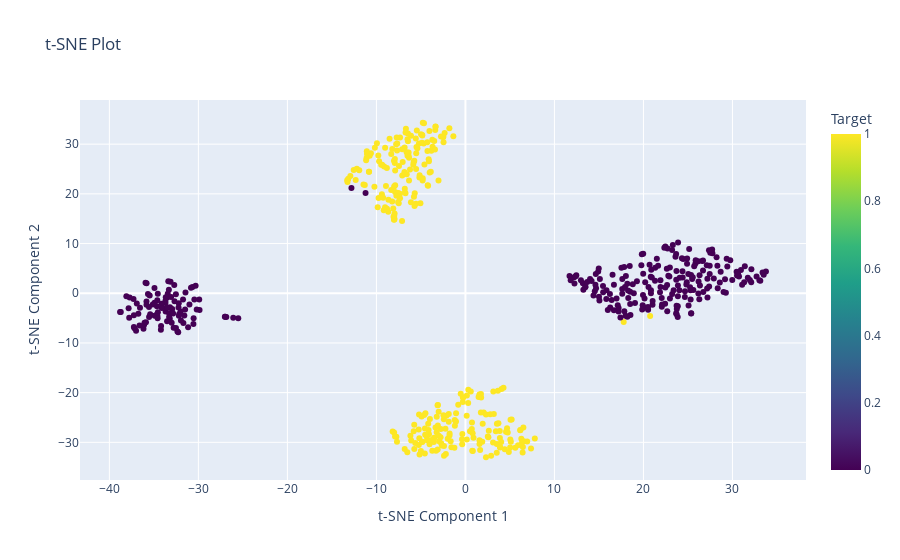

Notebook code cell kept with this figure:
### Code cell
from sklearn.manifold import TSNE
import plotly.express as px

def tsne_plot(dataframe, target_column):
    """
    Generates a t-SNE plot using Plotly with hover information to visualize high-dimensional data.

    Parameters:
    - dataframe: pandas DataFrame containing numeric columns.
    - target_column: Name of the target column in the DataFrame.

    Returns:
    - fig: Plotly Figure object containing the t-SNE plot with hover information.
    """
    # Extract features and target variable
    X = dataframe.drop(columns=[target_column])
    y = dataframe[target_column]

    # Initialize t-SNE object
    tsne = TSNE(n_components=2, random_state=42, perplexity=40)

    # Fit and transform the data
    X_tsne = tsne.fit_transform(X)

    # Create Plotly scatter plot with hover information
    fig = px.scatter(x=X_tsne[:, 0], y=X_tsne[:, 1], color=y, labels={'x': 't-SNE Component 1', 'y': 't-SNE Component 2'}, color_continuous_scale='viridis', title='t-SNE Plot')
    fig.update_coloraxes(colorbar_title=target_column)
    fig.update_traces(hoverinfo='text', text=dataframe.index.to_list())

    return fig, X_tsne

def tsne_plot(dataframe, target_column):
    """
    Generates a t-SNE plot using Plotly with hover information to visualize high-dimensional data.

    Parameters:
    - dataframe: pandas DataFrame containing numeric columns.
    - target_column: Name of the target column in the DataFrame.

    Returns:
    - fig: Plotly Figure object containing the t-SNE plot with hover information.
    """
    # Extract features and target variable
    X = dataframe.drop(columns=[target_column])
    y = dataframe[target_column]

    # Initialize t-SNE object
    tsne = TSNE(n_components=2, random_state=42)

    # Fit and transform the data
    X_tsne = tsne.fit_transform(X)

    # Create hover text with sample indices
    hover_text = ['Index: {}'.format(index) for index in dataframe.index]

    # Create Plotly scatter plot with hover information
    fig = px.scatter(x=X_tsne[:, 0], y=X_tsne[:, 1], color=y, labels={'x': 't-SNE Component 1', 'y': 't-SNE Component 2'}, color_continuous_scale='viridis', title='t-SNE Plot', hover_name=hover_text)
    fig.update_coloraxes(colorbar_title=target_column)

    return fig, X_tsne

# Example usage:
# Replace 'df' with your DataFrame and 'target_column' with the name of your target column
fig, tsne = tsne_plot(df, 'Target')

fig.show()

### Figure 1 — Plotly figure (JSON) as saved in the notebook; plotly's stock layout.template omitted (floating-point values rounded to 4 significant figures; data arrays with more than 128 entries replaced by an {"elided": "..."} marker saying what was removed)
{"data": [{"hovertemplate": "<b>%{hovertext}</b><br><br>t-SNE Component 1=%{x}<br>t-SNE Component 2=%{y}<br>color=%{marker.color}<extra></extra>", "hovertext": {"elided": "600 str values"}, "legendgroup": "", "marker": {"color": {"elided": "600 int values"}, "coloraxis": "coloraxis", "symbol": "circle"}, "mode": "markers", "name": "", "orientation": "v", "showlegend": false, "type": "scatter", "x": {"elided": "600 float values"}, "xaxis": "x", "y": {"elided": "600 float values"}, "yaxis": "y"}], "layout": {"coloraxis": {"colorbar": {"title": {"text": "Target"}}, "colorscale": [[0, "#440154"], [0.1111, "#482878"], [0.2222, "#3e4989"], [0.3333, "#31688e"], [0.4444, "#26828e"], [0.5556, "#1f9e89"], [0.6667, "#35b779"], [0.7778, "#6ece58"], [0.8889, "#b5de2b"], [1, "#fde725"]]}, "legend": {"tracegroupgap": 0}, "title": {"text": "t-SNE Plot"}, "xaxis": {"anchor": "y", "domain": [0, 1], "title": {"text": "t-SNE Component 1"}}, "yaxis": {"anchor": "x", "domain": [0, 1], "title": {"text": "t-SNE Component 2"}}}}
